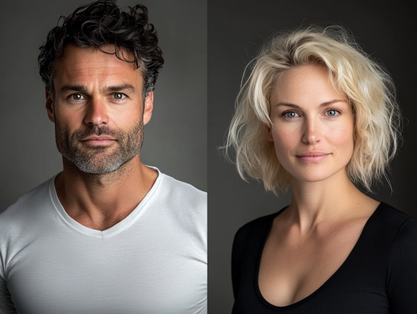
#> input picture labbs/obid/lab3/assets/ManWoman.png, 417 x 314 px, shrunk from 631 x 475 before the run
$ python section03.py
#> lines starting #> are read from the running program, lines starting #| are printed output that depends on the picture
"""Lab 3, Section 3: colour and grayscale quantization."""

from pathlib import Path

import cv2
import matplotlib.pyplot as plt
import numpy as np


def quantize(image, bits):
    levels = 2**bits
    step = 256 / levels
    level_indices = (image.astype(np.float32) / step).astype(np.uint8)
    return (level_indices * step).astype(np.uint8)


lab_folder = Path(__file__).resolve().parent.parent
image_path = lab_folder / "assets" / "ManWoman.png"
image = cv2.imread(str(image_path))
#> image is the input picture: shape (314, 417, 3); mean B, G, R 85.5, 92.6, 104.3
if image is None:
    raise FileNotFoundError(f"Could not read {image_path}")

# Q3.1: quantize each colour channel and compare packed bit depths.
colour_4bit = quantize(image, 4)
#> in quantize, `level_indices = (image.astype(np.float32) / step).astype(np.uint8)`:
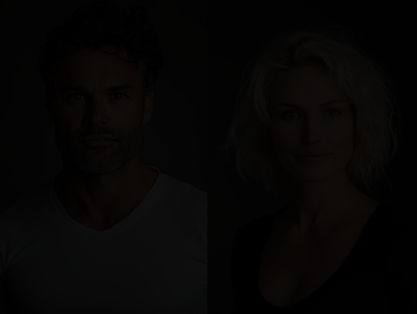
#> level_indices: shape (314, 417, 3); mean B, G, R 4.87, 5.32, 6.05
height, width, channels = image.shape
#> height = 314; width = 417; channels = 3
original_bits = channels * 8
#> original_bits = 24
packed_bits = channels * 4
#> packed_bits = 12
ratio = original_bits / packed_bits
#> ratio = 2
saving = 100 * (1 - packed_bits / original_bits)
#> saving = 50
print(f"Image size: {width} x {height} pixels")
#| Image size: 417 x 314 pixels
print(f"Packed colour depth: {original_bits} -> {packed_bits} bits/pixel")
#| Packed colour depth: 24 -> 12 bits/pixel
print(f"Theoretical compression ratio: {ratio:g}:1, saving {saving:g}%")
#| Theoretical compression ratio: 2:1, saving 50%
print(f"Original and quantized uint8 arrays: {image.nbytes} and {colour_4bit.nbytes} bytes")
#| Original and quantized uint8 arrays: 392814 and 392814 bytes
print(f"4-bit colour levels used: {np.unique(colour_4bit).tolist()}")
#| 4-bit colour levels used: [0, 16, 32, 48, 64, 80, 96, 112, 128, 144, 160, 176, 192, 208, 224, 240]

# Q3.2: count grayscale pixels before and after mapping to eight levels.
gray = cv2.cvtColor(image, cv2.COLOR_BGR2GRAY)
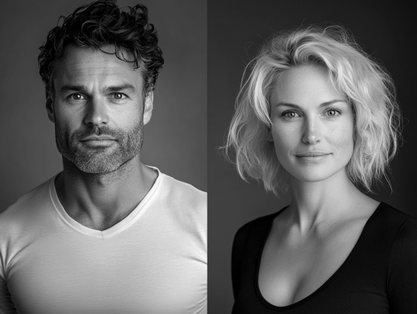
#> gray: shape (314, 417); min 0, max 252, mean 95.3
gray_3bit = quantize(gray, 3)
#> call 2 of quantize, with bits = 3
#> in quantize (call 2), `level_indices = (image.astype(np.float32) / step).astype(np.uint8)`:
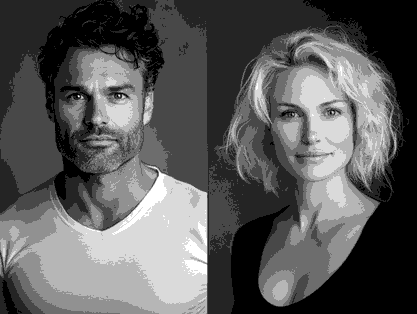
#> level_indices: shape (314, 417); min 0, max 7, mean 2.49; drawn with min black and max white
#> in quantize (call 2), `return (level_indices * step).astype(np.uint8)`:
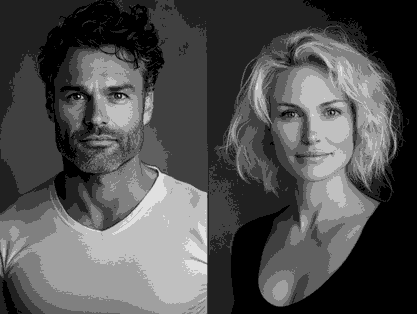
#> returned value: shape (314, 417); min 0, max 224, mean 79.7
original_hist, _ = np.histogram(gray, bins=256, range=(0, 256))
#> original_hist = 256 values, max 3272 at index 64, min 0 at index 253, mean 511.5
quantized_hist, bin_edges = np.histogram(gray_3bit, bins=8, range=(0, 256))
#> quantized_hist = [25257, 26081, 24771, 12410, 13849, 14898, 12316, 1356]; bin_edges = [0, 32, 64, 96, 128, 160, 192, 224, 256]
levels = bin_edges[:-1].astype(int)
#> levels = [0, 32, 64, 96, 128, 160, 192, 224]
occupied_levels = levels[quantized_hist > 0]
#> occupied_levels = [0, 32, 64, 96, 128, 160, 192, 224]
print(f"Grayscale pixels: {gray.size}")
#| Grayscale pixels: 130938
print(f"Occupied grayscale levels ({len(occupied_levels)}): {occupied_levels.tolist()}")
#| Occupied grayscale levels (8): [0, 32, 64, 96, 128, 160, 192, 224]

fig, axes = plt.subplots(2, 2, figsize=(8.4, 5.6), layout="constrained")
for ax, picture, title in zip(axes[0], [image, colour_4bit],
                              ["Original colour", "4 bits per colour channel"]):
    ax.imshow(cv2.cvtColor(picture, cv2.COLOR_BGR2RGB), interpolation="nearest")
    ax.set_title(title)
    ax.axis("off")
#> this loop made 2 passes
#> title on passes 1 to 2: 'Original colour', '4 bits per colour channel'

axes[1, 0].bar(np.arange(256), original_hist, width=1, color="#185c4b")
axes[1, 0].set_title("Original grayscale (256 bins)")
axes[1, 0].set_xlabel("Intensity")
axes[1, 0].set_ylabel("Pixels per bin")
axes[1, 0].set_xlim(-0.5, 255.5)

axes[1, 1].bar(levels.astype(str), quantized_hist, color="#185c4b")
axes[1, 1].set_title("3-bit grayscale (8 levels)")
axes[1, 1].set_xlabel("Quantized intensity level")
axes[1, 1].set_ylabel("Pixels per level")

figure_path = lab_folder / "figures" / "section03_quantization.png"
fig.savefig(figure_path, dpi=180)
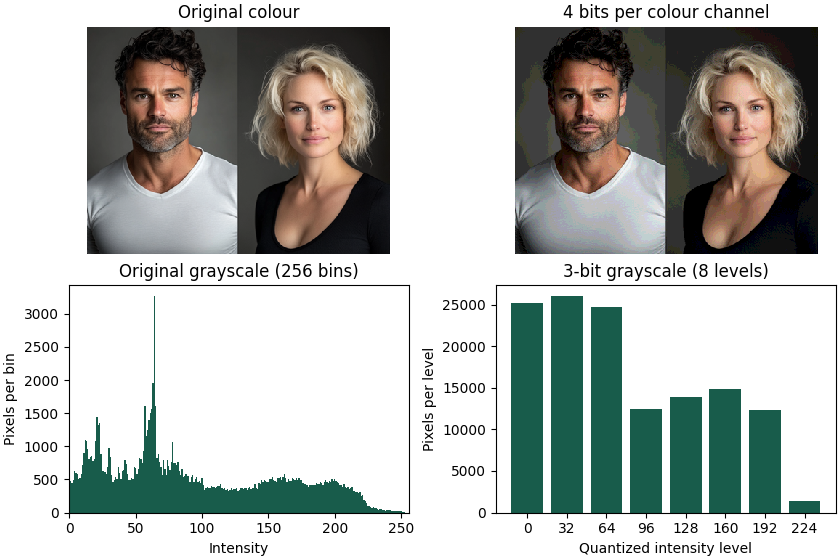
#> figure drawn by matplotlib, 4 panels; panel 3: tallest bar 3272 high, from x = 63.5 to 64.5; panel 4: tallest bar 26081 high, from x = 0.6 to 1.4
print(f"Saved {figure_path.name}")
